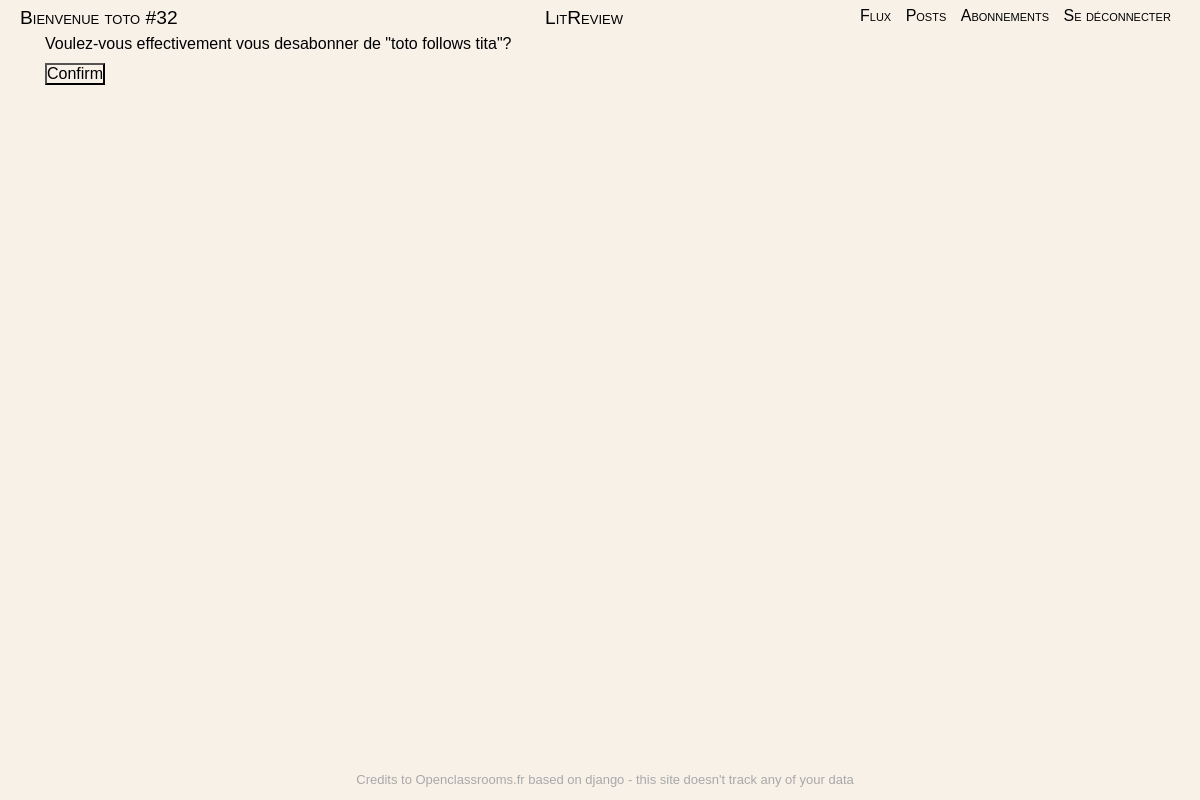
Page /61/unsubscribe/ (signed in) on the committed database.
### authentication/models.py (models this page shows)
class User(AbstractUser):
    pass

### review/models.py (models this page shows)
class UserFollows(models.Model):
    user = models.ForeignKey(to=settings.AUTH_USER_MODEL, on_delete=models.CASCADE, related_name="following")
    followed_user = models.ForeignKey(
        to=settings.AUTH_USER_MODEL, on_delete=models.CASCADE, related_name="followed_by"
    )
    class Meta:
        unique_together = (
            "user",
            "followed_user",
        )
        constraints = [
            models.CheckConstraint(
                name="%(app_label)s_%(class)s_prevent_self_follow",
                check=~models.Q(user=models.F("followed_user")),
            ),
        ]
    def __str__(self):
        return f'{self.user} follows {self.followed_user}'

### review/views.py (the view, shortened to what this page needs)
class UserUnsubscribeView(DeleteView, LoginRequiredMixin):
    model = UserFollows
    success_url = reverse_lazy("subscriptions")
    success_message = "L'abonné a été supprimé."
    template_name_suffix = "_confirm_delete"
    def get_queryset(self):
        queryset = super().get_queryset()
        return queryset.filter(user=self.request.user)

### review/templates/review/userfollows_confirm_delete.html
{% extends 'base.html' %}
{% block content %}
<form method="post">{% csrf_token %}
    <p>Voulez-vous effectivement vous desabonner de "{{ object }}"?</p>
    <input type="submit" value="Confirm">
</form>
{% endblock content %}

### litreview/templates/base.html (shortened to what this page needs)
<!DOCTYPE html>
<html>
<head>
    {% load static %}
    <link rel="stylesheet" type="text/css" href="{% static 'app.css' %}">
</head>
<body>
    <div class="navbar">
        {% if user.is_authenticated %}
            <a class="navbar-welcome">Bienvenue {{user.username}} #{{user.id}}</a>
        {% endif %}
        <a  class="navbar-brand">LitReview</a>
        {% if user.is_authenticated %}
        <p  class="navbar-menu">
            <a href="{% url 'feed' %}" class="navbar-item">Flux</a>
            <a href="{% url 'posts' %}" class="navbar-item">Posts</a>
            <a href="{% url 'subscriptions' %}" class="navbar-item">Abonnements</a>
            <a href="{% url 'logout' %}" class="navbar-item">Se déconnecter</a>
        </p>
        {% endif %}
    </div>
    <div class="main">
        {% block content %}
        {% endblock %}
        <footer>
            <div class="footer" aria-disabled="false">
                <p> Credits to Openclassrooms.fr based on django - this site doesn't track any of your data</p>
            </div>
        </footer>
    </div>
</body>
</html>

### litreview/static/app.css (style rules this page uses)
* { margin: 5px; padding: 0; box-sizing: border-box; font-family: 'Trebuchet MS', 'Lucida Sans Unicode', 'Lucida Grande', 'Lucida Sans', Arial, sans-serif; font-size: medium; font-variant-caps: normal; background-color: rgb(247, 241, 232); list-style-type: none; }
.navbar { font-size: 1em; font-variant-caps: small-caps; color: black; }
.navbar a { text-decoration: none; color: inherit; }
.navbar-welcome { font-size: 1.2em; font-weight: lighter; font-variant-caps: small-caps; position: fixed; top: 2px; }
.navbar-brand { font-size: 1.2em; font-weight: lighter; font-variant-caps: small-caps; position: fixed; top: 2px; left: 45%; }
.navbar-menu { margin-left: 70%; position: fixed; overflow: hidden; top: 2px; }
.navbar-item { font-size: 1em; font-variant-caps: small-caps; font-weight: lighter; }
.main { padding: 5px; }
.main { padding: 20px; align-items: normal; justify-content: center; }
.footer { position: fixed; left: 0; bottom: 0; margin-bottom: 0; width: 100%; background-color: rgb(247, 241, 232); }
.footer p { font-size: small; color: darkgrey; text-align: center; padding: 8px 5px 8px 5px; }

### rows in the picture
User: username "toto", id "32"
UserFollows: user+followed_user "toto follows tita"
